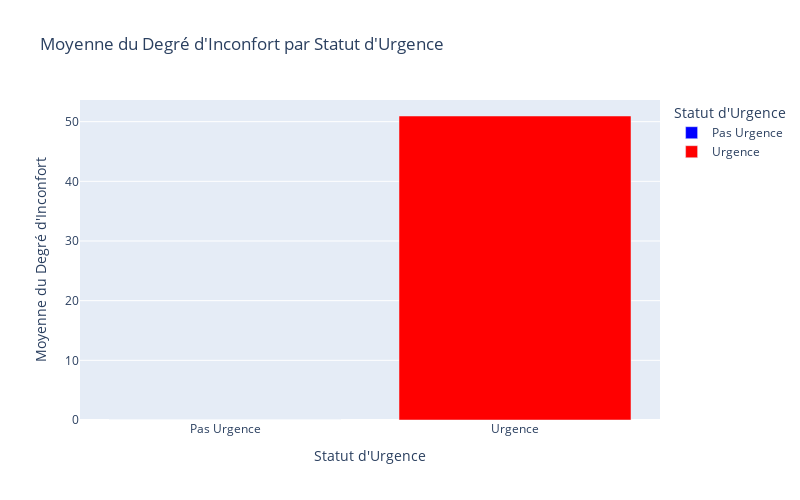

This figure's notebook cell:
### Code cell
import pandas as pd
import plotly.express as px

# Charger les données
df = pd.read_csv("../data/data_with_critical_keywords_and_discomfort.csv")

# Calculer la moyenne du degré d'inconfort par statut d'urgence
df_avg = df.groupby('urgence_status')['degree_of_discomfort'].mean().reset_index()

# Créer un bar chart pour la moyenne du 'degree_of_discomfort' par 'urgence_status'
fig = px.bar(df_avg, 
             x='urgence_status', 
             y='degree_of_discomfort', 
             title="Moyenne du Degré d'Inconfort par Statut d'Urgence",
             labels={'degree_of_discomfort': 'Moyenne du Degré d\'Inconfort', 'urgence_status': 'Statut d\'Urgence'},
             color='urgence_status',  # Couleur par urgence
             color_discrete_map={"Urgence": "red", "Pas Urgence": "blue"})  # Couleur manuelle

# Afficher le graphique
fig.update_layout(
    xaxis_title="Statut d'Urgence",
    yaxis_title="Moyenne du Degré d'Inconfort",
    template="plotly",  # Thème Plotly
    width=800,  # Largeur du graphique
    height=500  # Hauteur du graphique
)

fig.show()

### Figure 1 — Plotly figure (JSON) as saved in the notebook; plotly's stock layout.template omitted (floating-point values rounded to 4 significant figures)
{"data": [{"alignmentgroup": "True", "hovertemplate": "Statut d'Urgence=%{x}<br>Moyenne du Degré d'Inconfort=%{y}<extra></extra>", "legendgroup": "Pas Urgence", "marker": {"color": "blue", "pattern": {"shape": ""}}, "name": "Pas Urgence", "offsetgroup": "Pas Urgence", "orientation": "v", "showlegend": true, "textposition": "auto", "type": "bar", "x": ["Pas Urgence"], "xaxis": "x", "y": [0], "yaxis": "y"}, {"alignmentgroup": "True", "hovertemplate": "Statut d'Urgence=%{x}<br>Moyenne du Degré d'Inconfort=%{y}<extra></extra>", "legendgroup": "Urgence", "marker": {"color": "red", "pattern": {"shape": ""}}, "name": "Urgence", "offsetgroup": "Urgence", "orientation": "v", "showlegend": true, "textposition": "auto", "type": "bar", "x": ["Urgence"], "xaxis": "x", "y": [50.95], "yaxis": "y"}], "layout": {"barmode": "relative", "height": 500, "legend": {"title": {"text": "Statut d'Urgence"}, "tracegroupgap": 0}, "title": {"text": "Moyenne du Degré d'Inconfort par Statut d'Urgence"}, "width": 800, "xaxis": {"anchor": "y", "categoryarray": ["Pas Urgence", "Urgence"], "categoryorder": "array", "domain": [0, 1], "title": {"text": "Statut d'Urgence"}}, "yaxis": {"anchor": "x", "domain": [0, 1], "title": {"text": "Moyenne du Degré d'Inconfort"}}}}
